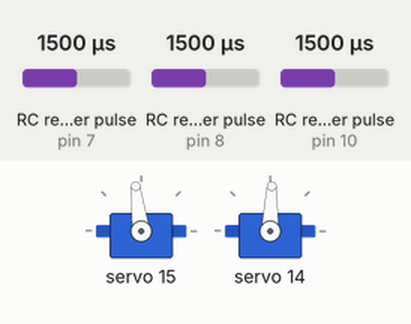
Bench run of a program on a simulated Teensy 4. Shown: 2 × servo. Wiring (inferred from the names in the program): 3 × RC receiver channel: data pin 7 / data pin 8 / data pin 10. Inputs (shaded band) come from the test bench; at power-on: RC receiver pulse (sensors on pin 7, pin 8, pin 10) 1500 µs.

Above: at 6.2 s.
6.3 s: RC receiver pulse (sensor on pin 7) set to 1020 µs
At 7.5 s:
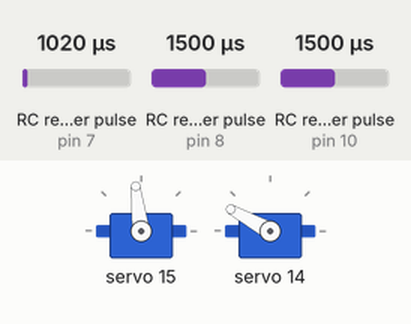
7.8 s: RC receiver pulse (sensor on pin 8) set to 1020 µs
At 8.4 s:
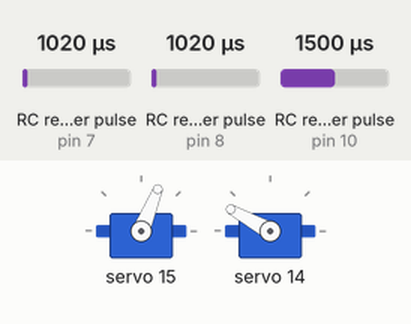
9.3 s: RC receiver pulse (sensor on pin 7) set to 1250 µs
At 10.0 s:
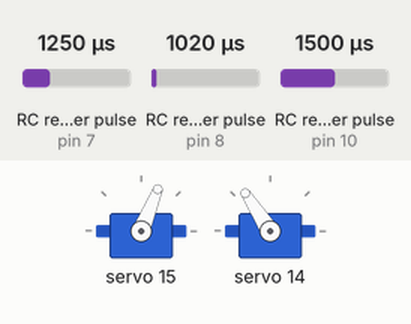
10.8 s: RC receiver pulse (sensor on pin 8) set to 1500 µs
At 11.9 s:
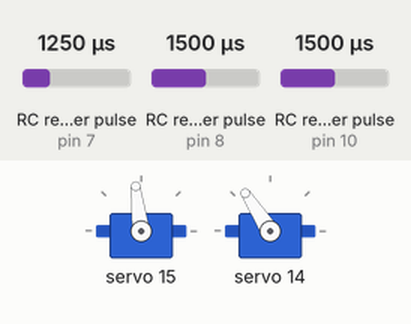
12.3 s: RC receiver pulse (sensor on pin 7) set to 1750 µs
At 13.5 s:
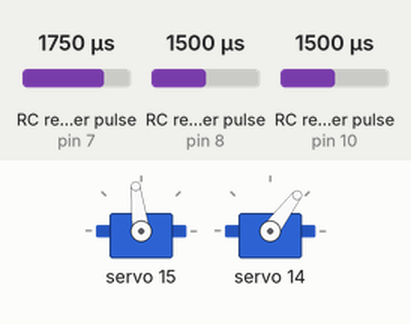
13.8 s: RC receiver pulse (sensor on pin 8) set to 1250 µs
At 14.1 s:
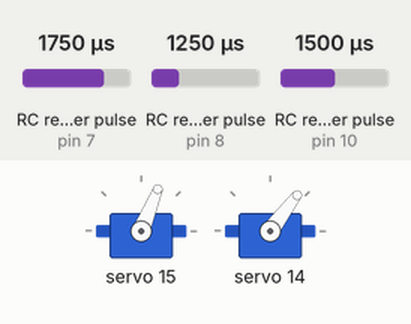
Timing chart, 0 to 16.3 s (numbered marks = the images above; inputs shaded):
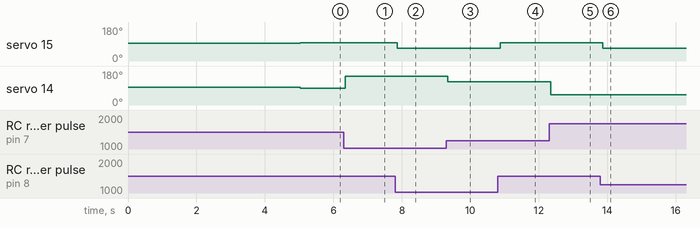

The program:

main.cpp
```cpp
#include "main.h"

/* Callbacks */
#ifdef ROS_ENABLE
void cmdVelCallback(  const geometry_msgs::Twist& vel)
{
    demand_x = vel.linear.x;
    demand_z = vel.angular.z;
}// end :: cmdVelCallback()
#endif

/* Helpers */
void steer(float angle) {

  // Apply speed limit
  angle = constrain(angle, ANGLE_MIN, ANGLE_MAX);

  // Flip the angle
  angle = angle * -1;

  uint16_t final_ms = map(angle, VIRT_MIN, VIRT_MAX, SERVO_MIN, SERVO_MAX);
  pwm_board.writeMicroseconds(SERVO_STEERING, final_ms);

}// end :: steer()

void throttle(float percent) {

  // Apply speed limit
  percent = constrain(percent, SPEED_LIMIT_REV, SPEED_LIMIT);

  uint16_t final_ms = map(percent, VIRT_MIN, VIRT_MAX, SERVO_MIN, SERVO_MAX);
  pwm_board.writeMicroseconds(SERVO_THROTTLE, final_ms);

}// end :: throttle

/* Routines */
void resetMotors() {
  throttle(THROTTLE_IDLE);
  steer(STEERING_IDLE);
}// end :: resetNotors()

void executeMovement() {

  // Execute
  steer(demand_z);
  throttle(demand_x);

}// end :: executeMovement()

void readReceiverData() {
  uint16_t throttle_ms = pulseIn(RX_THROTTLE, HIGH);
  uint16_t steering_ms = pulseIn(RX_STEERING, HIGH);
  uint16_t estop_ms = pulseIn(RX_ESTOP, HIGH);

#ifndef ROS_ENABLE
  // Serial.print("Throttle: ");
  // Serial.println(throttle_ms);
  // Serial.print("Steering: ");
  // Serial.println(steering_ms);
  // Serial.print("E-Stop: ");
  // Serial.println(estop_ms);
  //delay(1000);
#endif

  // eStop
  if (estop_ms > SERVO_MID) {
    eStop = true;
  } else {
    eStop = false;
  }// end :: if

  if (!eStop) {
    float _dx;
    float _dy;

    if (RX_DEADZONE_LOW <= throttle_ms && throttle_ms <= RX_DEADZONE_HIGH) {
      _dx = THROTTLE_IDLE;
    } else {
      _dx = map(throttle_ms, RX_MIN, RX_MAX, VIRT_MIN, VIRT_MAX);
    }// end :: if

    if (RX_DEADZONE_LOW <= steering_ms && steering_ms <= RX_DEADZONE_HIGH) {
      _dy = STEERING_IDLE;
    } else {
      _dy = map(steering_ms, RX_MIN, RX_MAX, VIRT_MIN, VIRT_MAX);
    }// end :: if

    steer(_dy);
    throttle(_dx);
  } else {
    resetMotors();
  }//end :: if

}// end :: readReceiverData()

/* Setup & Loop */

void setup() {

#ifdef ROS_ENABLE
  // ROS Node Handler
  nh.getHardware()->setBaud(115200);    // set baud rate to 115200
  nh.initNode();                        // init ROS
  nh.subscribe(sub_cmd_vel);            // subscribe to cmd_vel
#else
  Serial.begin(9600);
#endif

  // Configure RX Pins
  for (byte i=0; i < RX_PIN_COUNT; i++) {
    pinMode(RX_PINS[i], INPUT);
  }//end :: for

  // Setup Servo Driver
  pwm_board.begin();
  pwm_board.setPWMFreq(SERVO_FREQ);

  // Reset Motors
  resetMotors();

  // Delay start
  delay(STARTUP_DELAY);

}// end :: setup()

void loop() {

#ifdef ROS_ENABLE
  // ROS Heartbeat
  nh.spinOnce();
#endif

  // Refresh Current Timer
  currentMillis = millis();

  if (currentMillis - previousMillis >= LOOP_TIME) {

    readReceiverData();

    if (!eStop) {
      //executeMovement();
    } else {
      resetMotors();
    }//end :: if

    // Update Previous Timer
    previousMillis = currentMillis;

  }// end :: if

}//end :: loop()
```

main.h
```cpp
#include <Arduino.h>

#ifdef ROS_ENABLE
#include "ros.h"
#include "geometry_msgs/Twist.h"
#endif

#include <Wire.h>
#include <Adafruit_PWMServoDriver.h>

/* Constants */
// RX PINS
#define RX_PIN_COUNT 4
#define RX_CH1_PIN 7
#define RX_CH2_PIN 8
#define RX_CH3_PIN 9
#define RX_CH4_PIN 10

#define RX_THROTTLE RX_CH2_PIN
#define RX_STEERING RX_CH1_PIN
#define RX_ESTOP RX_CH4_PIN

// Logical Values
#define VIRT_MIN -255
#define VIRT_MAX 255
#define VIRT_MID VIRT_MIN+VIRT_MAX

// Servo Values
#define SERVO_MIN 900
#define SERVO_MID 1500
#define SERVO_MAX 2100
#define SERVO_FREQ 50

// RX Values
#define RX_MIN 1052
#define RX_MID 1470
#define RX_MAX 1880
#define RX_DEADZONE 5
#define RX_DEADZONE_LOW RX_MID-RX_DEADZONE
#define RX_DEADZONE_HIGH RX_MID+RX_DEADZONE

// Servo Numbers
#define SERVO_THROTTLE 15
#define SERVO_STEERING 14

// General
#define STARTUP_DELAY 5000
#define LOOP_TIME 10

#define THROTTLE_IDLE 0.0
#define STEERING_IDLE 0.0

// Limits
#define SPEED_LIMIT 70
#define SPEED_LIMIT_REV -110
#define ANGLE_MAX 255.0
#define ANGLE_MIN -255.0

/* Globals */
bool eStop = false;
const byte RX_PINS[] = {RX_CH1_PIN, RX_CH2_PIN, RX_CH3_PIN, RX_CH4_PIN};

// Timers for the sub-main loop
unsigned long currentMillis;
long previousMillis = 0;    // set up timers

// cmd_vel variables
float demand_x;
float demand_z;

// PWM Driver
Adafruit_PWMServoDriver pwm_board = Adafruit_PWMServoDriver();

/* Prototypes */
#ifdef ROS_ENABLE
void cmdVelCallback(  const geometry_msgs::Twist& vel);
#endif
void steer(float angle);
void throttle(float percent);
void resetMotors();
void executeMovement();
void readReceiverData();

#ifdef ROS_ENABLE
// ROS
ros::NodeHandle nh;
ros::Subscriber<geometry_msgs::Twist> sub_cmd_vel("cmd_vel" , cmdVelCallback);
#endif
```

Measured:
- after the input at 6.3 s, servo 14: 88° → 151° after 0.05 s
- after the input at 7.8 s, servo 15: 97° → 68° after 0.07 s
- after the input at 9.3 s, servo 14: 151° → 123° after 0.05 s
- after the input at 10.8 s, servo 15: 68° → 97° after 0.07 s
- after the input at 12.3 s, servo 14: 123° → 53° after 0.05 s
- after the input at 13.8 s, servo 15: 97° → 68° after 0.07 s
